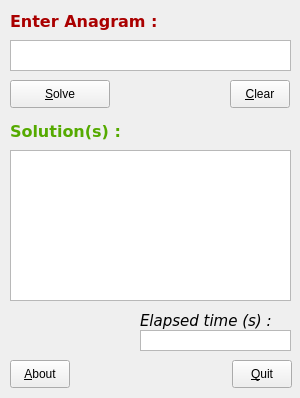
<?xml version="1.0" encoding="UTF-8"?>
<ui version="4.0">
 <class>AnagramSolver</class>
 <widget class="QWidget" name="AnagramSolver">
  <property name="windowModality">
   <enum>Qt::NonModal</enum>
  </property>
  <property name="geometry">
   <rect>
    <x>0</x>
    <y>0</y>
    <width>300</width>
    <height>398</height>
   </rect>
  </property>
  <property name="sizePolicy">
   <sizepolicy hsizetype="Fixed" vsizetype="Fixed">
    <horstretch>0</horstretch>
    <verstretch>0</verstretch>
   </sizepolicy>
  </property>
  <property name="minimumSize">
   <size>
    <width>0</width>
    <height>0</height>
   </size>
  </property>
  <property name="maximumSize">
   <size>
    <width>300</width>
    <height>400</height>
   </size>
  </property>
  <property name="sizeIncrement">
   <size>
    <width>300</width>
    <height>400</height>
   </size>
  </property>
  <property name="baseSize">
   <size>
    <width>300</width>
    <height>400</height>
   </size>
  </property>
  <property name="windowTitle">
   <string>Anagram Solver</string>
  </property>
  <property name="windowIcon">
   <iconset resource="resource.qrc">
    <normaloff>:/img/icon16.png</normaloff>:/img/icon16.png</iconset>
  </property>
  <property name="autoFillBackground">
   <bool>false</bool>
  </property>
  <widget class="QPlainTextEdit" name="inputWindow">
   <property name="geometry">
    <rect>
     <x>10</x>
     <y>40</y>
     <width>281</width>
     <height>31</height>
    </rect>
   </property>
   <property name="sizePolicy">
    <sizepolicy hsizetype="Expanding" vsizetype="Expanding">
     <horstretch>0</horstretch>
     <verstretch>0</verstretch>
    </sizepolicy>
   </property>
   <property name="maximumSize">
    <size>
     <width>281</width>
     <height>16777215</height>
    </size>
   </property>
   <property name="toolTip">
    <string>Enter a word here</string>
   </property>
   <property name="statusTip">
    <string/>
   </property>
   <property name="frameShape">
    <enum>QFrame::StyledPanel</enum>
   </property>
   <property name="frameShadow">
    <enum>QFrame::Sunken</enum>
   </property>
   <property name="verticalScrollBarPolicy">
    <enum>Qt::ScrollBarAlwaysOff</enum>
   </property>
   <property name="horizontalScrollBarPolicy">
    <enum>Qt::ScrollBarAlwaysOff</enum>
   </property>
   <property name="tabChangesFocus">
    <bool>true</bool>
   </property>
   <property name="documentTitle">
    <string/>
   </property>
   <property name="plainText">
    <string/>
   </property>
   <property name="backgroundVisible">
    <bool>false</bool>
   </property>
  </widget>
  <widget class="QLabel" name="enterAnagramLabel">
   <property name="geometry">
    <rect>
     <x>10</x>
     <y>10</y>
     <width>164</width>
     <height>23</height>
    </rect>
   </property>
   <property name="font">
    <font>
     <family>Verdana</family>
     <pointsize>12</pointsize>
     <weight>75</weight>
     <bold>true</bold>
    </font>
   </property>
   <property name="text">
    <string>&lt;!DOCTYPE HTML PUBLIC &quot;-//W3C//DTD HTML 4.0//EN&quot; &quot;http://www.w3.org/TR/REC-html40/strict.dtd&quot;&gt;
&lt;html&gt;&lt;head&gt;&lt;meta name=&quot;qrichtext&quot; content=&quot;1&quot; /&gt;&lt;style type=&quot;text/css&quot;&gt;
p, li { white-space: pre-wrap; }
&lt;/style&gt;&lt;/head&gt;&lt;body style=&quot; font-family:'Verdana'; font-size:12pt; font-weight:600; font-style:normal;&quot;&gt;
&lt;p style=&quot; margin-top:0px; margin-bottom:0px; margin-left:0px; margin-right:0px; -qt-block-indent:0; text-indent:0px;&quot;&gt;&lt;span style=&quot; color:#aa0000;&quot;&gt;Enter Anagram : &lt;/span&gt;&lt;/p&gt;&lt;/body&gt;&lt;/html&gt;</string>
   </property>
   <property name="buddy">
    <cstring>inputWindow</cstring>
   </property>
  </widget>
  <widget class="QTextBrowser" name="outputWindow">
   <property name="geometry">
    <rect>
     <x>10</x>
     <y>150</y>
     <width>281</width>
     <height>151</height>
    </rect>
   </property>
   <property name="toolTip">
    <string>Solved anagrams appear here.</string>
   </property>
  </widget>
  <widget class="QLabel" name="solutionLabel">
   <property name="geometry">
    <rect>
     <x>10</x>
     <y>120</y>
     <width>164</width>
     <height>23</height>
    </rect>
   </property>
   <property name="font">
    <font>
     <family>Verdana</family>
     <pointsize>12</pointsize>
     <weight>75</weight>
     <bold>true</bold>
    </font>
   </property>
   <property name="text">
    <string>&lt;!DOCTYPE HTML PUBLIC &quot;-//W3C//DTD HTML 4.0//EN&quot; &quot;http://www.w3.org/TR/REC-html40/strict.dtd&quot;&gt;
&lt;html&gt;&lt;head&gt;&lt;meta name=&quot;qrichtext&quot; content=&quot;1&quot; /&gt;&lt;style type=&quot;text/css&quot;&gt;
p, li { white-space: pre-wrap; }
&lt;/style&gt;&lt;/head&gt;&lt;body style=&quot; font-family:'Verdana'; font-size:12pt; font-weight:600; font-style:normal;&quot;&gt;
&lt;p style=&quot; margin-top:0px; margin-bottom:0px; margin-left:0px; margin-right:0px; -qt-block-indent:0; text-indent:0px;&quot;&gt;&lt;span style=&quot; color:#55aa00;&quot;&gt;Solution(s) :&lt;/span&gt;&lt;/p&gt;&lt;/body&gt;&lt;/html&gt;</string>
   </property>
   <property name="buddy">
    <cstring>outputWindow</cstring>
   </property>
  </widget>
  <widget class="QPushButton" name="solveButton">
   <property name="geometry">
    <rect>
     <x>10</x>
     <y>80</y>
     <width>100</width>
     <height>28</height>
    </rect>
   </property>
   <property name="autoFillBackground">
    <bool>false</bool>
   </property>
   <property name="styleSheet">
    <string notr="true"/>
   </property>
   <property name="text">
    <string>&amp;Solve</string>
   </property>
  </widget>
  <widget class="QLabel" name="timeTakenLabel">
   <property name="geometry">
    <rect>
     <x>140</x>
     <y>310</y>
     <width>131</width>
     <height>23</height>
    </rect>
   </property>
   <property name="font">
    <font>
     <family>Verdana</family>
     <pointsize>12</pointsize>
     <italic>true</italic>
    </font>
   </property>
   <property name="text">
    <string>&lt;!DOCTYPE HTML PUBLIC &quot;-//W3C//DTD HTML 4.0//EN&quot; &quot;http://www.w3.org/TR/REC-html40/strict.dtd&quot;&gt;
&lt;html&gt;&lt;head&gt;&lt;meta name=&quot;qrichtext&quot; content=&quot;1&quot; /&gt;&lt;style type=&quot;text/css&quot;&gt;
p, li { white-space: pre-wrap; }
&lt;/style&gt;&lt;/head&gt;&lt;body style=&quot; font-family:'Verdana'; font-size:12pt; font-weight:400; font-style:italic;&quot;&gt;
&lt;p style=&quot; margin-top:0px; margin-bottom:0px; margin-left:0px; margin-right:0px; -qt-block-indent:0; text-indent:0px;&quot;&gt;&lt;span style=&quot; font-size:11pt;&quot;&gt;Elapsed time (s) :&lt;/span&gt;&lt;/p&gt;&lt;/body&gt;&lt;/html&gt;</string>
   </property>
   <property name="buddy">
    <cstring>elapsedTimeWindow</cstring>
   </property>
  </widget>
  <widget class="QTextBrowser" name="elapsedTimeWindow">
   <property name="geometry">
    <rect>
     <x>140</x>
     <y>330</y>
     <width>151</width>
     <height>21</height>
    </rect>
   </property>
   <property name="toolTip">
    <string>Time taken to find solution</string>
   </property>
   <property name="verticalScrollBarPolicy">
    <enum>Qt::ScrollBarAlwaysOff</enum>
   </property>
   <property name="horizontalScrollBarPolicy">
    <enum>Qt::ScrollBarAlwaysOff</enum>
   </property>
  </widget>
  <widget class="QPushButton" name="clearButton">
   <property name="geometry">
    <rect>
     <x>230</x>
     <y>80</y>
     <width>60</width>
     <height>28</height>
    </rect>
   </property>
   <property name="toolTip">
    <string>Clear contents of all fields.</string>
   </property>
   <property name="text">
    <string>&amp;Clear</string>
   </property>
  </widget>
  <widget class="QPushButton" name="exitButton">
   <property name="geometry">
    <rect>
     <x>232</x>
     <y>360</y>
     <width>60</width>
     <height>28</height>
    </rect>
   </property>
   <property name="toolTip">
    <string>Exit the program</string>
   </property>
   <property name="text">
    <string>&amp;Quit</string>
   </property>
  </widget>
  <widget class="QPushButton" name="aboutButton">
   <property name="geometry">
    <rect>
     <x>10</x>
     <y>360</y>
     <width>60</width>
     <height>28</height>
    </rect>
   </property>
   <property name="toolTip">
    <string>About Anagram Solver</string>
   </property>
   <property name="text">
    <string>&amp;About</string>
   </property>
  </widget>
 </widget>
 <layoutdefault spacing="6" margin="11"/>
 <tabstops>
  <tabstop>inputWindow</tabstop>
  <tabstop>solveButton</tabstop>
  <tabstop>clearButton</tabstop>
  <tabstop>outputWindow</tabstop>
  <tabstop>elapsedTimeWindow</tabstop>
  <tabstop>aboutButton</tabstop>
  <tabstop>exitButton</tabstop>
 </tabstops>
 <resources>
  <include location="resource.qrc"/>
 </resources>
 <connections>
  <connection>
   <sender>clearButton</sender>
   <signal>clicked()</signal>
   <receiver>outputWindow</receiver>
   <slot>clear()</slot>
   <hints>
    <hint type="sourcelabel">
     <x>268</x>
     <y>104</y>
    </hint>
    <hint type="destinationlabel">
     <x>244</x>
     <y>174</y>
    </hint>
   </hints>
  </connection>
  <connection>
   <sender>exitButton</sender>
   <signal>clicked()</signal>
   <receiver>AnagramSolver</receiver>
   <slot>close()</slot>
   <hints>
    <hint type="sourcelabel">
     <x>202</x>
     <y>373</y>
    </hint>
    <hint type="destinationlabel">
     <x>156</x>
     <y>375</y>
    </hint>
   </hints>
  </connection>
  <connection>
   <sender>clearButton</sender>
   <signal>clicked()</signal>
   <receiver>elapsedTimeWindow</receiver>
   <slot>clear()</slot>
   <hints>
    <hint type="sourcelabel">
     <x>268</x>
     <y>100</y>
    </hint>
    <hint type="destinationlabel">
     <x>284</x>
     <y>338</y>
    </hint>
   </hints>
  </connection>
  <connection>
   <sender>clearButton</sender>
   <signal>clicked()</signal>
   <receiver>inputWindow</receiver>
   <slot>clear()</slot>
   <hints>
    <hint type="sourcelabel">
     <x>217</x>
     <y>93</y>
    </hint>
    <hint type="destinationlabel">
     <x>179</x>
     <y>59</y>
    </hint>
   </hints>
  </connection>
 </connections>
</ui>
